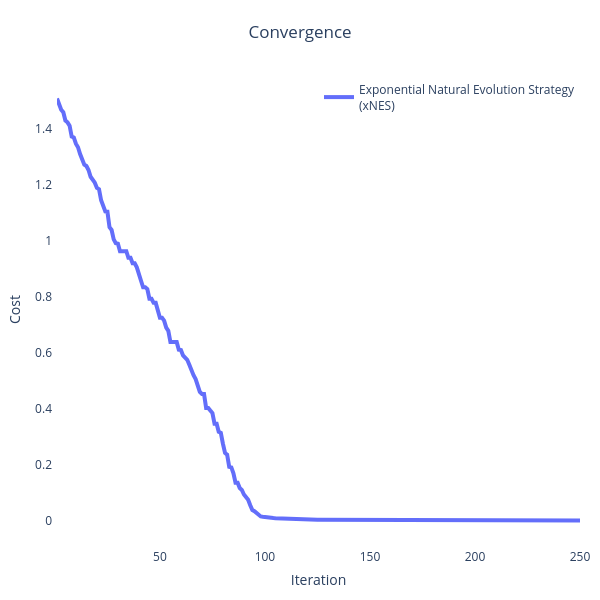
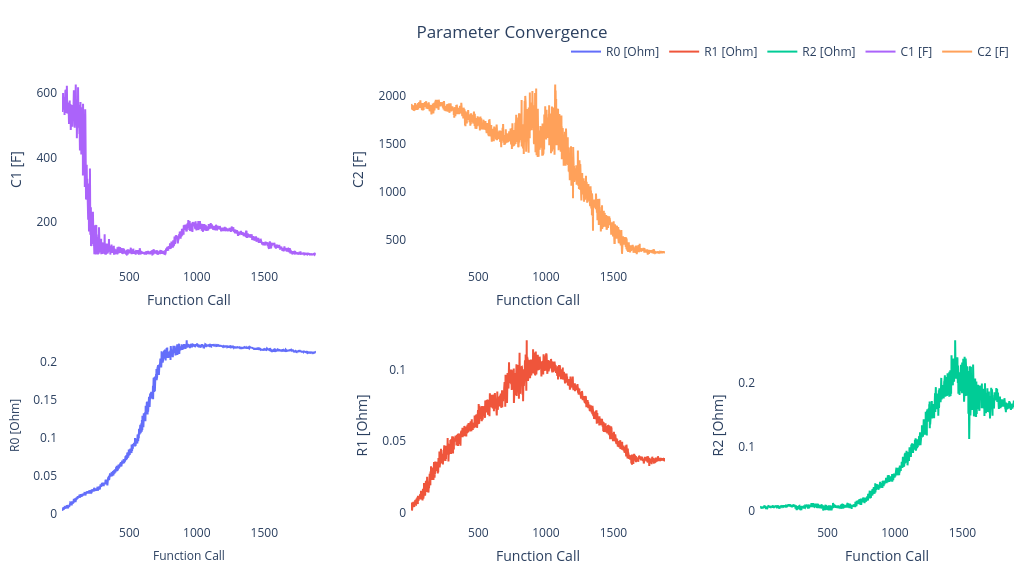

These figures' notebook cell, in order:
### Markdown cell above
### Convergence and Parameter Trajectories

To assess the optimisation process, we can plot the convergence of the cost function and the trajectories of the parameters:

### Code cell
pybop.plot_convergence(optim)
pybop.plot_parameters(optim);

### Figure 1 — Plotly figure (JSON) as saved in the notebook; plotly's stock layout.template omitted (floating-point values rounded to 4 significant figures; data arrays with more than 128 entries replaced by an {"elided": "..."} marker saying what was removed)
{"data": [{"line": {"width": 4}, "mode": "lines", "name": "Exponential Natural Evolution Strategy<br>(xNES)", "type": "scatter", "x": {"elided": "250 int values"}, "y": {"elided": "250 float values"}}], "layout": {"autosize": false, "height": 600, "legend": {"font": {"size": 12}, "x": 1, "xanchor": "right", "y": 1, "yanchor": "top"}, "margin": {"b": 10, "l": 10, "pad": 4, "r": 10, "t": 75}, "plot_bgcolor": "white", "showlegend": true, "title": {"text": "Convergence", "x": 0.5}, "width": 600, "xaxis": {"exponentformat": "e", "showexponent": "last", "tickfont": {"size": 12}, "title": {"text": "Iteration"}}, "yaxis": {"exponentformat": "e", "showexponent": "last", "tickfont": {"size": 12}, "title": {"text": "Cost"}}}}

### Figure 2 — Plotly figure (JSON) as saved in the notebook; plotly's stock layout.template omitted (floating-point values rounded to 4 significant figures; data arrays with more than 128 entries replaced by an {"elided": "..."} marker saying what was removed)
{"data": [{"line": {"width": 2}, "mode": "lines", "name": "R0 [Ohm]", "type": "scatter", "x": {"elided": "2000 int values"}, "xaxis": "x", "y": {"elided": "1882 float values"}, "yaxis": "y"}, {"line": {"width": 2}, "mode": "lines", "name": "R1 [Ohm]", "type": "scatter", "x": {"elided": "2000 int values"}, "xaxis": "x2", "y": {"elided": "1882 float values"}, "yaxis": "y2"}, {"line": {"width": 2}, "mode": "lines", "name": "R2 [Ohm]", "type": "scatter", "x": {"elided": "2000 int values"}, "xaxis": "x3", "y": {"elided": "1882 float values"}, "yaxis": "y3"}, {"line": {"width": 2}, "mode": "lines", "name": "C1 [F]", "type": "scatter", "x": {"elided": "2000 int values"}, "xaxis": "x4", "y": {"elided": "1882 float values"}, "yaxis": "y4"}, {"line": {"width": 2}, "mode": "lines", "name": "C2 [F]", "type": "scatter", "x": {"elided": "2000 int values"}, "xaxis": "x5", "y": {"elided": "1882 float values"}, "yaxis": "y5"}], "layout": {"autosize": false, "height": 576, "legend": {"orientation": "h", "x": 1, "xanchor": "right", "y": 1.02, "yanchor": "bottom"}, "margin": {"b": 10, "l": 10, "pad": 4, "r": 10, "t": 75}, "plot_bgcolor": "white", "showlegend": true, "title": {"text": "Parameter Convergence", "x": 0.5}, "width": 1024, "xaxis": {"anchor": "y", "domain": [0, 0.2667], "exponentformat": "e", "showexponent": "last", "tickfont": {"size": 12}, "title": {"font": {"size": 12}, "text": "Function Call"}}, "xaxis2": {"anchor": "y2", "domain": [0.3667, 0.6333], "title": {"text": "Function Call"}}, "xaxis3": {"anchor": "y3", "domain": [0.7333, 1], "title": {"text": "Function Call"}}, "xaxis4": {"anchor": "y4", "domain": [0, 0.2667], "title": {"text": "Function Call"}}, "xaxis5": {"anchor": "y5", "domain": [0.3667, 0.6333], "title": {"text": "Function Call"}}, "xaxis6": {"anchor": "y6", "domain": [0.7333, 1]}, "yaxis": {"anchor": "x", "domain": [0, 0.425], "exponentformat": "e", "showexponent": "last", "tickfont": {"size": 12}, "title": {"font": {"size": 12}, "text": "R0 [Ohm]"}}, "yaxis2": {"anchor": "x2", "domain": [0, 0.425], "exponentformat": "e", "showexponent": "last", "title": {"text": "R1 [Ohm]"}}, "yaxis3": {"anchor": "x3", "domain": [0, 0.425], "exponentformat": "e", "showexponent": "last", "title": {"text": "R2 [Ohm]"}}, "yaxis4": {"anchor": "x4", "domain": [0.575, 1], "exponentformat": "e", "showexponent": "last", "title": {"text": "C1 [F]"}}, "yaxis5": {"anchor": "x5", "domain": [0.575, 1], "exponentformat": "e", "showexponent": "last", "title": {"text": "C2 [F]"}}, "yaxis6": {"anchor": "x6", "domain": [0.575, 1]}}}
